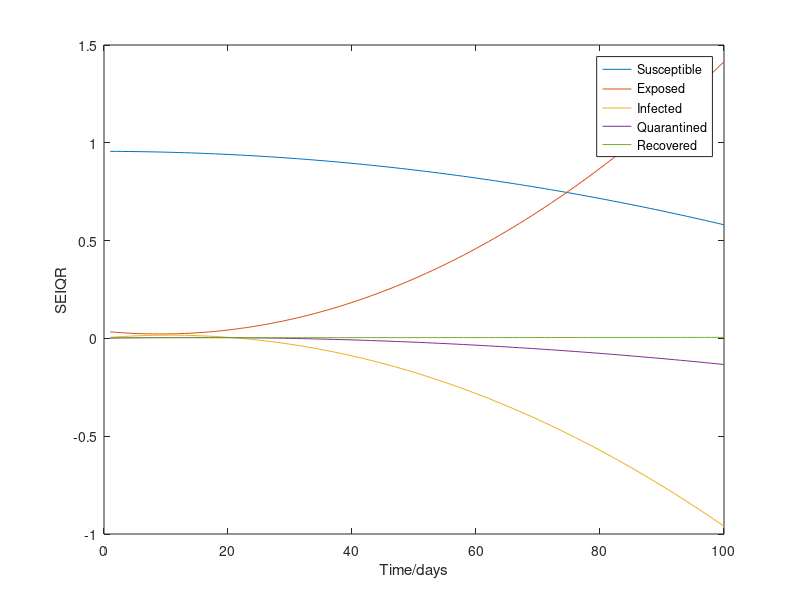

This chart was generated by the following MATLAB code:
clear all;
clc;
t=0;
for i=1:100
    t=t+1;

   s0 = 47815623/50000000;
   e0 = 1139/31250;
   a0 = 30487/10000000;
   q0 = 2439/2000000;
   r0 = 29709/10000000;
   
   s1 = -255847851/5000000000000*t;
   e1 = -3041596679/1000000000000*t;
   a1 = 642821933/250000000000*t;
   q1 = 526803761/1000000000000*t;
   r1 = 21461947/1000000000000*t;
   
   s2 = -7406210399/200000000000000*t^2;
   e2 = 3364117611/20000000000000*t^2;
   a2 = -2440750787/20000000000000*t^2;
   q2 = -1873224083/100000000000000*t^2;
   r2 = 28889083/2000000000000000*t^2;



    
S(t)=s0+s1+s2;
E(t)=e0+e1+e2;
I(t)=a0+a1+a2;
Q(t)=q0+q1+q2;
R(t)=r0+r1+r2;

    fprintf('S(%.1f)= %.6f\n',t,S(t));
    fprintf('E(%.1f)= %.6f\n',t,E(t));
    fprintf('I(%.1f)= %.6f\n',t,I(t));
    fprintf('Q(%.1f)= %.6f\n',t,Q(t));
    fprintf('R(%.1f)= %.6f\n',t,R(t));

xx(i)=i;
end

plot(xx,S(1:i),xx,E(1:i),xx,I(1:i),xx,Q(1:i),xx,R(1:i));
hold on
xlabel('Time/days')
ylabel('SEIQR')
legend('Susceptible','Exposed','Infected','Quarantined','Recovered')


